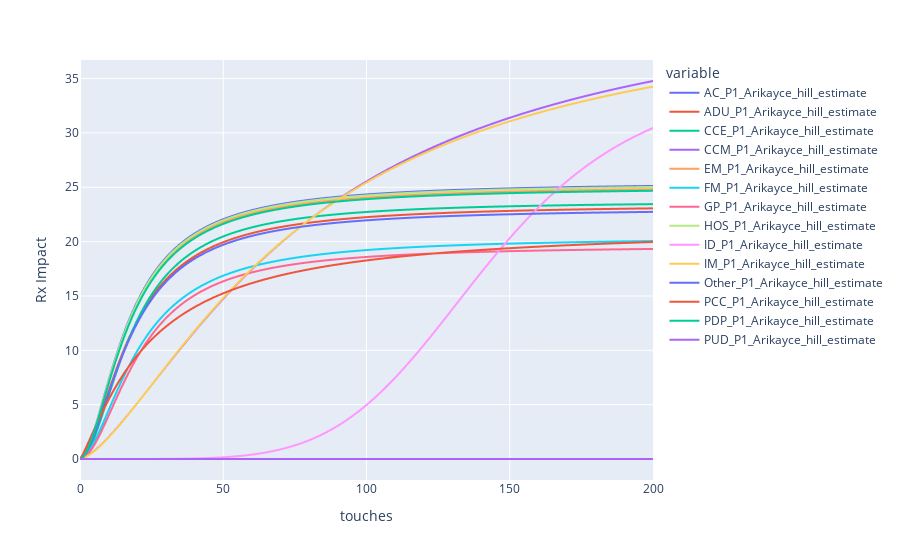

Notebook source saved alongside this figure:
### Code cell
channel1_segment['fig_hill']

### Figure 1 — Plotly figure (JSON) as saved in the notebook; plotly's stock layout.template omitted (floating-point values rounded to 4 significant figures; data arrays with more than 128 entries replaced by an {"elided": "..."} marker saying what was removed)
{"data": [{"hovertemplate": "variable=AC_P1_Arikayce_hill_estimate<br>touches=%{x}<br>value=%{y}<extra></extra>", "legendgroup": "AC_P1_Arikayce_hill_estimate", "line": {"color": "#636efa", "dash": "solid"}, "marker": {"symbol": "circle"}, "mode": "lines", "name": "AC_P1_Arikayce_hill_estimate", "showlegend": true, "type": "scattergl", "x": {"elided": "201 int values"}, "xaxis": "x", "y": {"elided": "201 float values"}, "yaxis": "y"}, {"hovertemplate": "variable=ADU_P1_Arikayce_hill_estimate<br>touches=%{x}<br>value=%{y}<extra></extra>", "legendgroup": "ADU_P1_Arikayce_hill_estimate", "line": {"color": "#EF553B", "dash": "solid"}, "marker": {"symbol": "circle"}, "mode": "lines", "name": "ADU_P1_Arikayce_hill_estimate", "showlegend": true, "type": "scattergl", "x": {"elided": "201 int values"}, "xaxis": "x", "y": {"elided": "201 float values"}, "yaxis": "y"}, {"hovertemplate": "variable=CCE_P1_Arikayce_hill_estimate<br>touches=%{x}<br>value=%{y}<extra></extra>", "legendgroup": "CCE_P1_Arikayce_hill_estimate", "line": {"color": "#00cc96", "dash": "solid"}, "marker": {"symbol": "circle"}, "mode": "lines", "name": "CCE_P1_Arikayce_hill_estimate", "showlegend": true, "type": "scattergl", "x": {"elided": "201 int values"}, "xaxis": "x", "y": {"elided": "201 float values"}, "yaxis": "y"}, {"hovertemplate": "variable=CCM_P1_Arikayce_hill_estimate<br>touches=%{x}<br>value=%{y}<extra></extra>", "legendgroup": "CCM_P1_Arikayce_hill_estimate", "line": {"color": "#ab63fa", "dash": "solid"}, "marker": {"symbol": "circle"}, "mode": "lines", "name": "CCM_P1_Arikayce_hill_estimate", "showlegend": true, "type": "scattergl", "x": {"elided": "201 int values"}, "xaxis": "x", "y": {"elided": "201 float values"}, "yaxis": "y"}, {"hovertemplate": "variable=EM_P1_Arikayce_hill_estimate<br>touches=%{x}<br>value=%{y}<extra></extra>", "legendgroup": "EM_P1_Arikayce_hill_estimate", "line": {"color": "#FFA15A", "dash": "solid"}, "marker": {"symbol": "circle"}, "mode": "lines", "name": "EM_P1_Arikayce_hill_estimate", "showlegend": true, "type": "scattergl", "x": {"elided": "201 int values"}, "xaxis": "x", "y": {"elided": "201 float values"}, "yaxis": "y"}, {"hovertemplate": "variable=FM_P1_Arikayce_hill_estimate<br>touches=%{x}<br>value=%{y}<extra></extra>", "legendgroup": "FM_P1_Arikayce_hill_estimate", "line": {"color": "#19d3f3", "dash": "solid"}, "marker": {"symbol": "circle"}, "mode": "lines", "name": "FM_P1_Arikayce_hill_estimate", "showlegend": true, "type": "scattergl", "x": {"elided": "201 int values"}, "xaxis": "x", "y": {"elided": "201 float values"}, "yaxis": "y"}, {"hovertemplate": "variable=GP_P1_Arikayce_hill_estimate<br>touches=%{x}<br>value=%{y}<extra></extra>", "legendgroup": "GP_P1_Arikayce_hill_estimate", "line": {"color": "#FF6692", "dash": "solid"}, "marker": {"symbol": "circle"}, "mode": "lines", "name": "GP_P1_Arikayce_hill_estimate", "showlegend": true, "type": "scattergl", "x": {"elided": "201 int values"}, "xaxis": "x", "y": {"elided": "201 float values"}, "yaxis": "y"}, {"hovertemplate": "variable=HOS_P1_Arikayce_hill_estimate<br>touches=%{x}<br>value=%{y}<extra></extra>", "legendgroup": "HOS_P1_Arikayce_hill_estimate", "line": {"color": "#B6E880", "dash": "solid"}, "marker": {"symbol": "circle"}, "mode": "lines", "name": "HOS_P1_Arikayce_hill_estimate", "showlegend": true, "type": "scattergl", "x": {"elided": "201 int values"}, "xaxis": "x", "y": {"elided": "201 float values"}, "yaxis": "y"}, {"hovertemplate": "variable=ID_P1_Arikayce_hill_estimate<br>touches=%{x}<br>value=%{y}<extra></extra>", "legendgroup": "ID_P1_Arikayce_hill_estimate", "line": {"color": "#FF97FF", "dash": "solid"}, "marker": {"symbol": "circle"}, "mode": "lines", "name": "ID_P1_Arikayce_hill_estimate", "showlegend": true, "type": "scattergl", "x": {"elided": "201 int values"}, "xaxis": "x", "y": {"elided": "201 float values"}, "yaxis": "y"}, {"hovertemplate": "variable=IM_P1_Arikayce_hill_estimate<br>touches=%{x}<br>value=%{y}<extra></extra>", "legendgroup": "IM_P1_Arikayce_hill_estimate", "line": {"color": "#FECB52", "dash": "solid"}, "marker": {"symbol": "circle"}, "mode": "lines", "name": "IM_P1_Arikayce_hill_estimate", "showlegend": true, "type": "scattergl", "x": {"elided": "201 int values"}, "xaxis": "x", "y": {"elided": "201 float values"}, "yaxis": "y"}, {"hovertemplate": "variable=Other_P1_Arikayce_hill_estimate<br>touches=%{x}<br>value=%{y}<extra></extra>", "legendgroup": "Other_P1_Arikayce_hill_estimate", "line": {"color": "#636efa", "dash": "solid"}, "marker": {"symbol": "circle"}, "mode": "lines", "name": "Other_P1_Arikayce_hill_estimate", "showlegend": true, "type": "scattergl", "x": {"elided": "201 int values"}, "xaxis": "x", "y": {"elided": "201 float values"}, "yaxis": "y"}, {"hovertemplate": "variable=PCC_P1_Arikayce_hill_estimate<br>touches=%{x}<br>value=%{y}<extra></extra>", "legendgroup": "PCC_P1_Arikayce_hill_estimate", "line": {"color": "#EF553B", "dash": "solid"}, "marker": {"symbol": "circle"}, "mode": "lines", "name": "PCC_P1_Arikayce_hill_estimate", "showlegend": true, "type": "scattergl", "x": {"elided": "201 int values"}, "xaxis": "x", "y": {"elided": "201 float values"}, "yaxis": "y"}, {"hovertemplate": "variable=PDP_P1_Arikayce_hill_estimate<br>touches=%{x}<br>value=%{y}<extra></extra>", "legendgroup": "PDP_P1_Arikayce_hill_estimate", "line": {"color": "#00cc96", "dash": "solid"}, "marker": {"symbol": "circle"}, "mode": "lines", "name": "PDP_P1_Arikayce_hill_estimate", "showlegend": true, "type": "scattergl", "x": {"elided": "201 int values"}, "xaxis": "x", "y": {"elided": "201 float values"}, "yaxis": "y"}, {"hovertemplate": "variable=PUD_P1_Arikayce_hill_estimate<br>touches=%{x}<br>value=%{y}<extra></extra>", "legendgroup": "PUD_P1_Arikayce_hill_estimate", "line": {"color": "#ab63fa", "dash": "solid"}, "marker": {"symbol": "circle"}, "mode": "lines", "name": "PUD_P1_Arikayce_hill_estimate", "showlegend": true, "type": "scattergl", "x": {"elided": "201 int values"}, "xaxis": "x", "y": {"elided": "201 int values"}, "yaxis": "y"}], "layout": {"legend": {"title": {"text": "variable"}, "tracegroupgap": 0}, "margin": {"t": 60}, "xaxis": {"anchor": "y", "domain": [0, 1], "title": {"text": "touches"}}, "yaxis": {"anchor": "x", "domain": [0, 1], "title": {"text": "Rx Impact"}}}}
